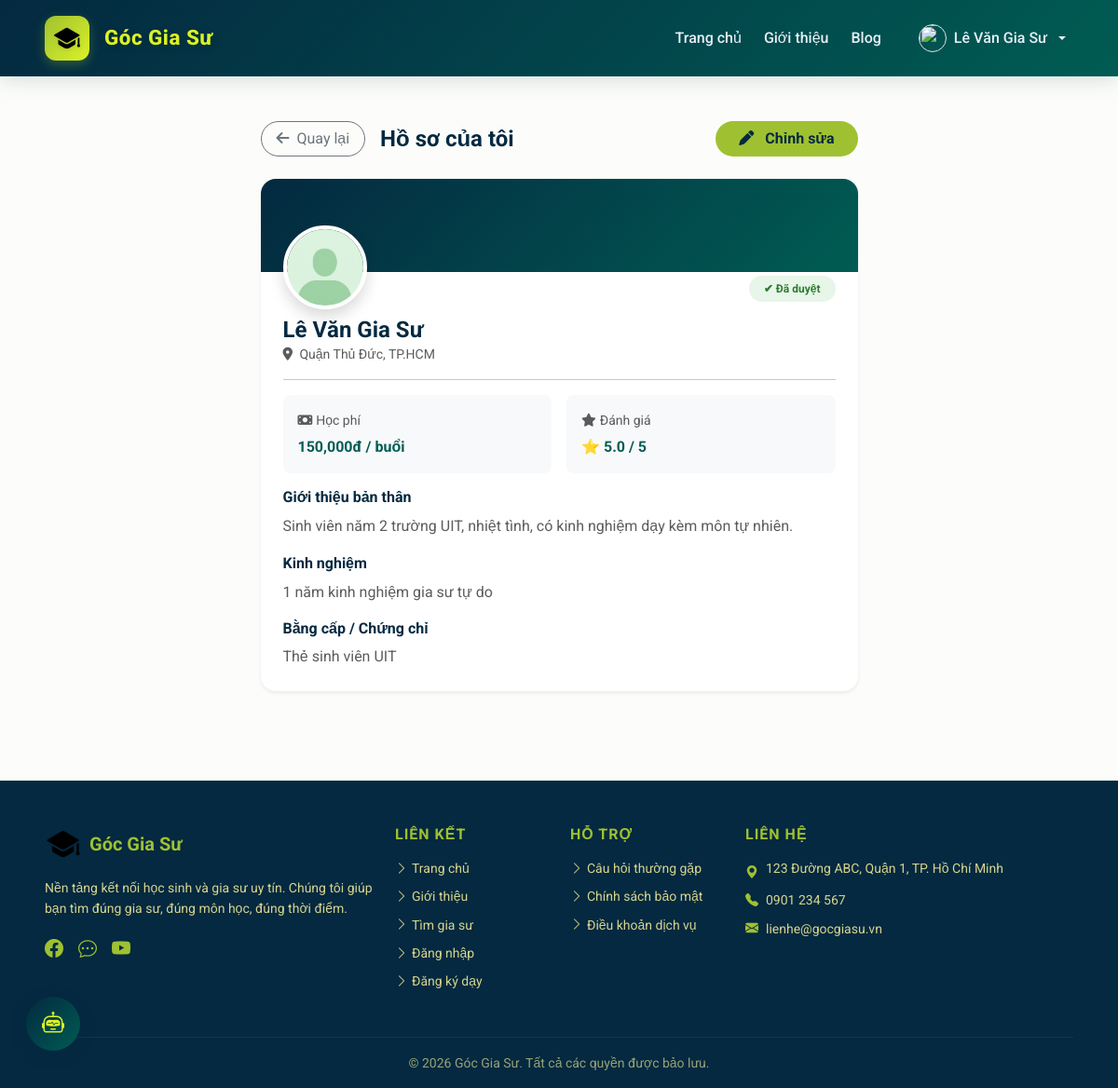
Screenshot of /index.php?page=tutor_edit (signed in) with the database file from the repository.
### tables this page shows
CREATE TABLE `tutors` (
  `Id` int(11) NOT NULL,
  `User_id` int(11) NOT NULL,
  `Bio` text DEFAULT NULL,
  `Experience` text DEFAULT NULL,
  `Qualifications` text DEFAULT NULL,
  `Location` varchar(255) DEFAULT NULL,
  `Hourly_rate` decimal(10,2) DEFAULT NULL,
  `Status` enum('pending','approved','rejected') DEFAULT 'pending',
  `Avg_rating` decimal(3,2) DEFAULT 0.00
);

### Controllers/TutorController.php (called while the page is built, shortened)
<?php
require_once __DIR__ . '/../Models/TutorModel.php';
require_once __DIR__ . '/../core/session.php';
class TutorController
{
    private TutorModel $tutorModel;
    public function __construct()
    {
        $this->tutorModel = new TutorModel();
    }
public function editProfile(): void
{
    $user  = currentUser();
    $tutor = $this->tutorModel->findByUserId($user['id']);
    require_once __DIR__ . '/../Views/TutorEditProfile.php';
}
}

### core/Connect_DataBase.php (called while the page is built, shortened)
<?php
function getDB(): PDO
{
    static $pdo = null;
    if ($pdo === null) {
        $dsn = sprintf(
            'mysql:host=%s;dbname=%s;charset=%s',
            DB_HOST, DB_NAME, DB_CHARSET
        );
        $options = [
            PDO::ATTR_ERRMODE            => PDO::ERRMODE_EXCEPTION,
            PDO::ATTR_DEFAULT_FETCH_MODE => PDO::FETCH_ASSOC,
            PDO::ATTR_EMULATE_PREPARES   => false,
        ];
        try {
            $pdo = new PDO($dsn, DB_USER, DB_PASS, $options);
        } catch (PDOException $e) {
            error_log('Lỗi kết nối database: ' . $e->getMessage());
            die(json_encode(['error' => 'Không thể kết nối cơ sở dữ liệu.']));
        }
    }
    return $pdo;
}

### core/session.php (called while the page is built, shortened)
<?php
function currentUser(): array
{
    return [
        'id'     => $_SESSION['user_id'] ?? null,
        'name'   => $_SESSION['name']    ?? '',
        'role'   => $_SESSION['role']    ?? '',
        'email'  => $_SESSION['email']   ?? '',
        'avatar' => $_SESSION['avatar']  ?? '',
    ];
}

### Models/TutorModel.php (called while the page is built, shortened)
<?php
require_once __DIR__ . '/../core/Connect_DataBase.php';
class TutorModel
{
    private PDO $db;
    public function __construct()
    {
        $this->db = getDB();
    }
    public function findByUserId(int $userId): array|false
{
    $sql = "SELECT * FROM tutors WHERE User_id = ? LIMIT 1";
    $stmt = $this->db->prepare($sql);
    $stmt->execute([$userId]);
    return $stmt->fetch();
}
}

### Views/TutorEditProfile.php (the view, shortened to what this page needs)
<?php
require_once __DIR__ . '/partials/header.php';
$editMode = isset($_GET['edit']);
$avatar   = $tutor['Avatar'] ?? null;
$avatarSrc = $avatar ? '/assets/uploads/' . htmlspecialchars($avatar) : '/assets/avt.jpg';
?>
<div class="container py-5">
    <div class="row justify-content-center">
        <div class="col-lg-7">
            <div class="d-flex align-items-center justify-content-between mb-4">
                <div class="d-flex align-items-center gap-3">
                    <a href="/index.php?page=tutor_dashboard" class="btn btn-outline-secondary rounded-pill px-3">
                        <i class="fa-solid fa-arrow-left me-1"></i> Quay lại
                    </a>
                    <h4 class="fw-bold mb-0" style="color:#042940;">Hồ sơ của tôi</h4>
                </div>
                <?php if (!$editMode): ?>
                <a href="/index.php?page=tutor_edit&edit=1"
                   class="btn rounded-pill px-4 fw-bold"
                   style="background:#9FC131; color:#042940;">
                    <i class="fa-solid fa-pen me-2"></i> Chỉnh sửa
                </a>
                <?php endif; ?>
            </div>
            <?php if (!$editMode): ?>
            <div class="card border-0 shadow-sm rounded-4 overflow-hidden">
                <div style="height:100px; background:linear-gradient(135deg,#042940,#005C53);"></div>
                <div class="px-4 pb-4">
                    <div class="d-flex align-items-end justify-content-between" style="margin-top:-50px;">
                        <img src="<?= $avatarSrc ?>"
                             class="rounded-circle border border-4 border-white shadow"
                             style="width:90px; height:90px; object-fit:cover;">
                        <span class="badge rounded-pill px-3 py-2 mb-2"
                              style="background:<?= $tutor['Status']==='approved' ? '#E8F5E9' : '#FFF3E0' ?>;
                                     color:<?= $tutor['Status']==='approved' ? '#2E7D32' : '#E65100' ?>;">
                            <?= $tutor['Status'] === 'approved' ? '✔ Đã duyệt' : '⏳ Chờ duyệt' ?>
                        </span>
                    </div>
                    <h4 class="fw-bold mt-2 mb-0" style="color:#042940;">
                        <?= htmlspecialchars($_SESSION['name'] ?? '') ?>
                    </h4>
                    <p class="text-muted small mb-3">
                        <i class="fa-solid fa-location-dot me-1"></i>
                        <?= htmlspecialchars($tutor['Location'] ?? 'Chưa cập nhật') ?>
                    </p>
                    <hr>
                    <div class="row g-3 mb-3">
                        <div class="col-6">
                            <div class="p-3 rounded-3" style="background:#F8F9FA;">
                                <div class="text-muted small mb-1"><i class="fa-solid fa-money-bill me-1"></i>Học phí</div>
                                <div class="fw-bold" style="color:#005C53;">
                                    <?= number_format($tutor['Hourly_rate'] ?? 0) ?>đ / buổi
                                </div>
                            </div>
                        </div>
                        <div class="col-6">
                            <div class="p-3 rounded-3" style="background:#F8F9FA;">
                                <div class="text-muted small mb-1"><i class="fa-solid fa-star me-1"></i>Đánh giá</div>
                                <div class="fw-bold" style="color:#005C53;">
                                    ⭐ <?= number_format($tutor['Avg_rating'] ?? 0, 1) ?> / 5
                                </div>
                            </div>
                        </div>
                    </div>
                    <div class="mb-3">
                        <h6 class="fw-bold" style="color:#042940;">Giới thiệu bản thân</h6>
                        <p class="text-muted mb-0" style="line-height:1.7;">
                            <?= nl2br(htmlspecialchars($tutor['Bio'] ?? 'Chưa cập nhật.')) ?>
                        </p>
                    </div>
                    <div class="mb-3">
                        <h6 class="fw-bold" style="color:#042940;">Kinh nghiệm</h6>
                        <p class="text-muted mb-0" style="line-height:1.7;">
                            <?= nl2br(htmlspecialchars($tutor['Experience'] ?? 'Chưa cập nhật.')) ?>
                        </p>
                    </div>
                    <div>
                        <h6 class="fw-bold" style="color:#042940;">Bằng cấp / Chứng chỉ</h6>
                        <div class="d-flex flex-wrap gap-2 mt-2">
                            <?php
                            $certs = array_filter(explode(',', $tutor['Qualifications'] ?? ''));
                            if (!empty($certs)):
                                foreach ($certs as $cert):
                                    $cert = trim($cert);
                                    if (str_contains($cert, 'assets/uploads/')):
                            ?>
                                        <div class="border rounded p-1 shadow-sm bg-white" style="width: 100px; height: 100px;">
                                            <img src="/<?= htmlspecialchars($cert) ?>"
                                                 class="w-100 h-100 object-fit-cover rounded"
                                                 alt="Chứng chỉ"
                                                 style="cursor: pointer;"
                                                 onclick="window.open(this.src, '_blank')">
                                        </div>
                            <?php
                                    else:
                                        echo '<p class="text-muted mb-0">' . nl2br(htmlspecialchars($cert)) . '</p>';
                                    endif;
                                endforeach;
                            else:
                            ?>
                                <p class="text-muted mb-0">Chưa cập nhật.</p>
                            <?php endif; ?>
                        </div>
                    </div>
                </div>
            </div>
            <?php endif; ?>
        </div>
    </div>
</div>
<?php require_once __DIR__ . '/partials/footer.php'; ?>

### css/style.css (style rules this page uses)
:root { --color-primary: #9FC131; --color-navy: #042940; --color-teal: #005C53; --color-yellow: #DBF227; --color-beige: #D6D58E; --color-dark-green: #1a431a; --font-main: 'Roboto', sans-serif; }
body { font-family: 'Roboto', sans-serif; color: #042940; background-color: #fcfdfa; line-height: 1.6; display: flex; flex-direction: column; min-height: 100vh; }
h1, h2, h3, h4, h5, h6 { font-weight: 700; color: #005C53; }
a { text-decoration: none; color: #005C53; transition: all 0.3s ease; }
.card { border-radius: 15px; border: none; box-shadow: 0 10px 25px rgba(0,0,0,0.05); transition: all 0.3s ease; }

### rows the page displays
tutors: Location "Quận Thủ Đức, TP.HCM", Hourly_rate "150,000", Avg_rating "5.0", Bio "Sinh viên năm 2 trường UIT, nhiệt tình, có kinh nghiệm dạy kèm môn tự nhiên.", Experience "1 năm kinh nghiệm gia sư tự do", Qualifications "Thẻ sinh viên UIT"

### other values shown
$userName "Lê Văn Gia Sư"
$_SESSION['name'] "Lê Văn Gia Sư"
